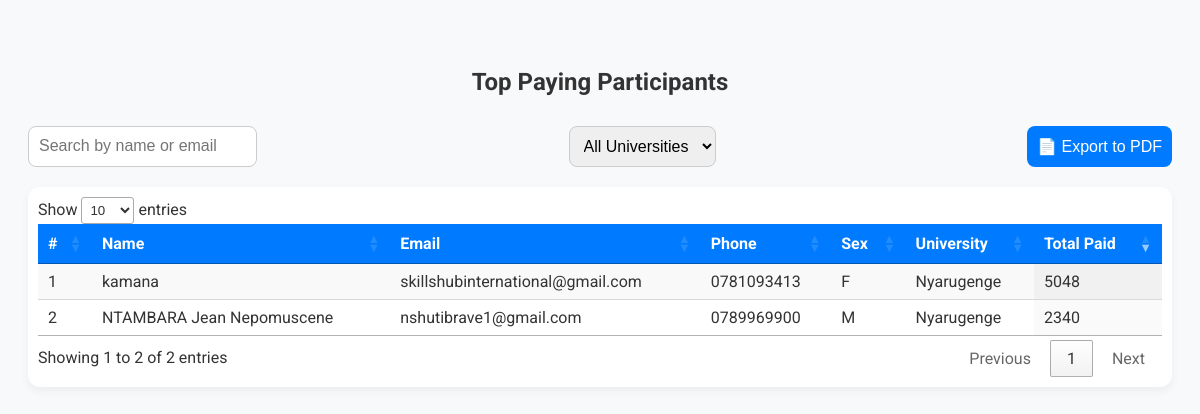
Screenshot of /participants/top-paying/ with the database file from the repository.
### event_app/models.py (models this page shows, shortened)
class Participant_management(models.Model):
    UNIVERSITY_CHOICES = [
        ('University of Rwanda', 'University of Rwanda'),
        ('Kigali Independent University (ULK)', 'Kigali Independent University (ULK)'),
        ('Adventist University of Central Africa (AUCA)', 'Adventist University of Central Africa (AUCA)'),
        ('Kigali Health Institute', 'Kigali Health Institute'),
        ('INES Ruhengeri', 'INES Ruhengeri'),
        ('Other', 'Other'),
    ]
    user = models.OneToOneField(User, on_delete=models.CASCADE, null=True, blank=True)
    name = models.CharField(max_length=150)
    email = models.EmailField()
    phone_number = models.CharField(max_length=20)
    sex = models.CharField(max_length=1)
    university = models.CharField(
        max_length=100,
        choices=UNIVERSITY_CHOICES,
        default='University of Rwanda',
        verbose_name="University"
    )
    Event = models.ForeignKey('Event_management', on_delete=models.CASCADE)

### event_app/views.py (the view)
# urls.py: path('participants/top-paying/', views.top_paying_participants, name='top_paying_participants'),
def top_paying_participants(request):
    participants = (
        Participant_management.objects.annotate(
            total_paid=Sum('payment__amount_paid', filter=Q(payment__payment_status='PAID'))
        )
        .filter(total_paid__gt=0)
        .order_by('-total_paid')[:10]  # top 10
    )
    return render(request, 'top_paying_participants.html', {'participants': participants})

### event_app/templates/top_paying_participants.html (shortened to what this page needs)
<!DOCTYPE html>
<html lang="en">
<head>
  <link rel="stylesheet" href="https://cdn.datatables.net/1.13.6/css/jquery.dataTables.min.css" />
</head>
<body>
  <div class="container">
    <h2>Top Paying Participants</h2>
    <div class="controls">
      <input type="text" id="searchInput" placeholder="Search by name or email" />
      <select id="universityFilter">
        <option value="">All Universities</option>
      </select>
      <button onclick="exportToPDF()">📄 Export to PDF</button>
    </div>
    {% if participants %}
    <div class="table-container">
      <table id="participantsTable" class="display">
        <thead>
          <tr>
            <th>#</th>
            <th>Name</th>
            <th>Email</th>
            <th>Phone</th>
            <th>Sex</th>
            <th>University</th>
            <th>Total Paid</th>
          </tr>
        </thead>
        <tbody>
          {% for p in participants %}
          <tr>
            <td>{{ forloop.counter }}</td>
            <td>{{ p.name }}</td>
            <td>{{ p.email }}</td>
            <td>{{ p.phone_number }}</td>
            <td>{{ p.sex }}</td>
            <td>{{ p.university }}</td>
            <td>{{ p.total_paid }}</td>
          </tr>
          {% endfor %}
        </tbody>
      </table>
    </div>
    {% else %}
      <p style="text-align:center;">No participants have made payments yet.</p>
    {% endif %}
  </div>
</body>
</html>

### event_app/templates/top_paying_participants.html (style rules this page uses)
body { font-family: 'Roboto', sans-serif; background-color: #f8f9fa; padding: 40px 20px; color: #333; }
.container { max-width: 1200px; margin: auto; }
h2 { text-align: center; margin-bottom: 30px; font-weight: 700; }
.controls { display: flex; flex-wrap: wrap; justify-content: space-between; margin-bottom: 20px; gap: 10px; }
.controls input, .controls select, .controls button { padding: 10px; font-size: 16px; border-radius: 8px; border: 1px solid #ccc; }
.controls button { background-color: #007bff; color: white; border: none; cursor: pointer; }
.table-container { background: white; border-radius: 12px; padding: 10px; box-shadow: 0 4px 10px rgba(0,0,0,0.05); }
table.dataTable thead { background-color: #007bff; color: white; }
table.dataTable thead th { border-bottom: none; }

### rows the page displays
Participant_management: name "kamana", email "skillshubinternational@gmail.com", phone_number "0781093413", sex "F", university "Nyarugenge", total_paid "5048"
Participant_management: name "NTAMBARA Jean Nepomuscene", email "nshutibrave1@gmail.com", phone_number "0789969900", sex "M", university "Nyarugenge", total_paid "2340"
